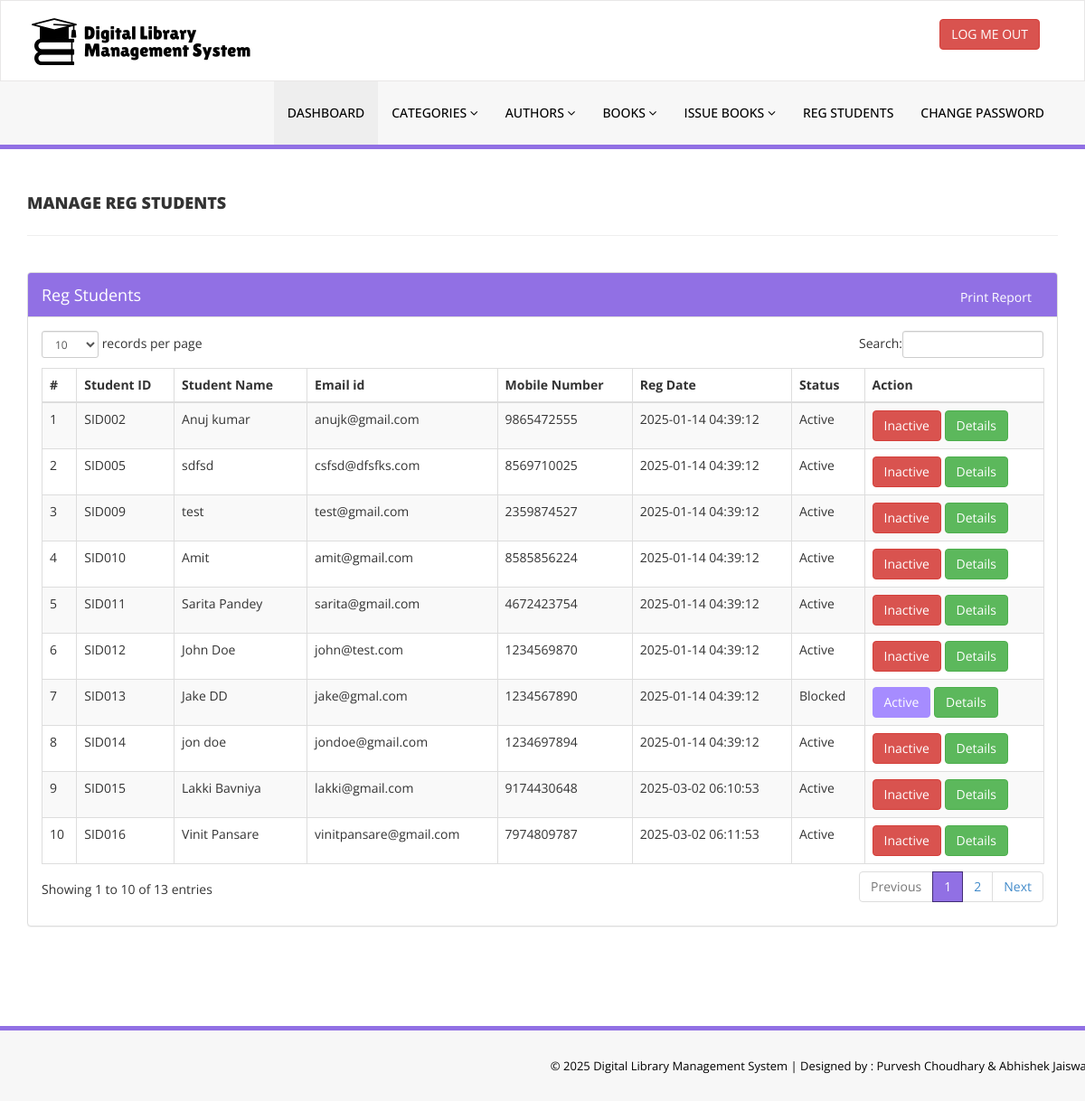
The app's page /admin/reg-students.php (signed in) with its own data.
### tables this page shows
CREATE TABLE `tblstudents` (
  `id` int(11) NOT NULL,
  `StudentId` varchar(100) DEFAULT NULL,
  `FullName` varchar(120) DEFAULT NULL,
  `EmailId` varchar(120) DEFAULT NULL,
  `ProfilePic` varchar(255) DEFAULT NULL,
  `MobileNumber` char(13) DEFAULT NULL,
  `Password` varchar(120) DEFAULT NULL,
  `Status` int(1) DEFAULT NULL,
  `RegDate` timestamp NULL DEFAULT current_timestamp(),
  `UpdationDate` timestamp NULL DEFAULT NULL ON UPDATE current_timestamp()
);

### admin/reg-students.php (the view, shortened to what this page needs)
<?php
include('includes/config.php');
if(strlen($_SESSION['alogin'])==0)
    {
header('location:index.php');
}
else{
    ?>
<!DOCTYPE html>
<html xmlns="http://www.w3.org/1999/xhtml">
<head>
    <link href="assets/css/bootstrap.css" rel="stylesheet" />
    <link href="assets/css/font-awesome.css" rel="stylesheet" />
    <link href="assets/js/dataTables/dataTables.bootstrap.css" rel="stylesheet" />
    <link href="assets/css/style.css" rel="stylesheet" />
</head>
<body>
    <?php include('includes/header.php');?>
    <div class="content-wrapper">
        <div class="container">
            <div class="row pad-botm">
                <div class="col-md-12">
                    <h4 class="header-line">Manage Reg Students</h4>
                </div>
            </div>
            <div class="row">
                <div class="col-md-12">
                    <div class="panel panel-default">
                        <div class="panel-heading">
                            Reg Students
                            <button class="btn btn-info" style="float:right" onclick="openColumnSelector()">Print Report</button>
                        </div>
                        <div class="panel-body">
                            <div class="table-responsive">
                                <table class="table table-striped table-bordered table-hover" id="dataTables-example">
                                    <thead>
                                        <tr>
                                            <th>#</th>
                                            <th>Student ID</th>
                                            <th>Student Name</th>
                                            <th>Email id </th>
                                            <th>Mobile Number</th>
                                            <th>Reg Date</th>
                                            <th>Status</th>
                                            <th>Action</th>
                                        </tr>
                                    </thead>
                                    <tbody>
                                        <?php $sql = "SELECT * from tblstudents";
                                            $query = $dbh -> prepare($sql);
                                            $query->execute();
                                            $results=$query->fetchAll(PDO::FETCH_OBJ);
                                            $cnt=1;
                                            if($query->rowCount() > 0)
                                            {
                                            foreach($results as $result)
                                            {               ?>
                                        <tr class="odd gradeX">
                                            <td class="center"><?php echo htmlentities($cnt);?></td>
                                            <td class="center"><?php echo htmlentities($result->StudentId);?></td>
                                            <td class="center"><?php echo htmlentities($result->FullName);?></td>
                                            <td class="center"><?php echo htmlentities($result->EmailId);?></td>
                                            <td class="center"><?php echo htmlentities($result->MobileNumber);?></td>
                                            <td class="center"><?php echo htmlentities($result->RegDate);?></td>
                                            <td class="center"><?php if($result->Status==1)
                                            {
                                                echo htmlentities("Active");
                                            } else {
                                            echo htmlentities("Blocked");
}
                                            ?></td>
                                            <td class="center">
                                                <?php if($result->Status==1)
 {?>
                                                <a href="reg-students.php?inid=<?php echo htmlentities($result->id);?>"
                                                    onclick="return confirm('Are you sure you want to block this student?');">
                                                    <button class="btn btn-danger"> Inactive</button>
                                                    <?php } else {?>
                                                    <a href="reg-students.php?id=<?php echo htmlentities($result->id);?>"
                                                        onclick="return confirm('Are you sure you want to active this student?');"><button
                                                            class="btn btn-primary"> Active</button>
                                                        <?php } ?>
                                                        <a
                                                            href="student-history.php?stdid=<?php echo htmlentities($result->StudentId);?>"><button
                                                                class="btn btn-success"> Details</button>
                                            </td>
                                        </tr>
                                        <?php $cnt=$cnt+1;}} ?>
                                    </tbody>
                                </table>
                            </div>
                        </div>
                    </div>
                </div>
            </div>
        </div>
    </div>
    <?php include('includes/footer.php');?>
</body>
</html>
<?php } ?>

### admin/assets/css/style.css (style rules this page uses)
.content-wrapper { margin-top: 40px; min-height:800px; padding-bottom:90px; }
.header-line { font-weight:900; padding-bottom:25px; border-bottom:1px solid #eeeeee; text-transform:uppercase; }
.pad-botm { padding-bottom:30px; }

### records on screen
tblstudents: StudentId "SID002", FullName "Anuj kumar", EmailId "anujk@gmail.com", MobileNumber "9865472555", RegDate "2025-01-14 04:39:12"
tblstudents: StudentId "SID005", FullName "sdfsd", EmailId "csfsd@dfsfks.com", MobileNumber "8569710025", RegDate "2025-01-14 04:39:12"
tblstudents: StudentId "SID009", FullName "test", EmailId "test@gmail.com", MobileNumber "2359874527", RegDate "2025-01-14 04:39:12"
tblstudents: StudentId "SID010", FullName "Amit", EmailId "amit@gmail.com", MobileNumber "8585856224", RegDate "2025-01-14 04:39:12"
tblstudents: StudentId "SID011", FullName "Sarita Pandey", EmailId "sarita@gmail.com", MobileNumber "4672423754", RegDate "2025-01-14 04:39:12"
tblstudents: StudentId "SID012", FullName "John Doe", EmailId "john@test.com", MobileNumber "1234569870", RegDate "2025-01-14 04:39:12"
tblstudents: StudentId "SID013", FullName "Jake DD", EmailId "jake@gmal.com", MobileNumber "1234567890", RegDate "2025-01-14 04:39:12"
tblstudents: StudentId "SID014", FullName "jon doe", EmailId "jondoe@gmail.com", MobileNumber "1234697894", RegDate "2025-01-14 04:39:12"
tblstudents: StudentId "SID015", FullName "Lakki Bavniya", EmailId "lakki@gmail.com", MobileNumber "9174430648", RegDate "2025-03-02 06:10:53"
tblstudents: StudentId "SID016", FullName "Vinit Pansare", EmailId "vinitpansare@gmail.com", MobileNumber "7974809787", RegDate "2025-03-02 06:11:53"
